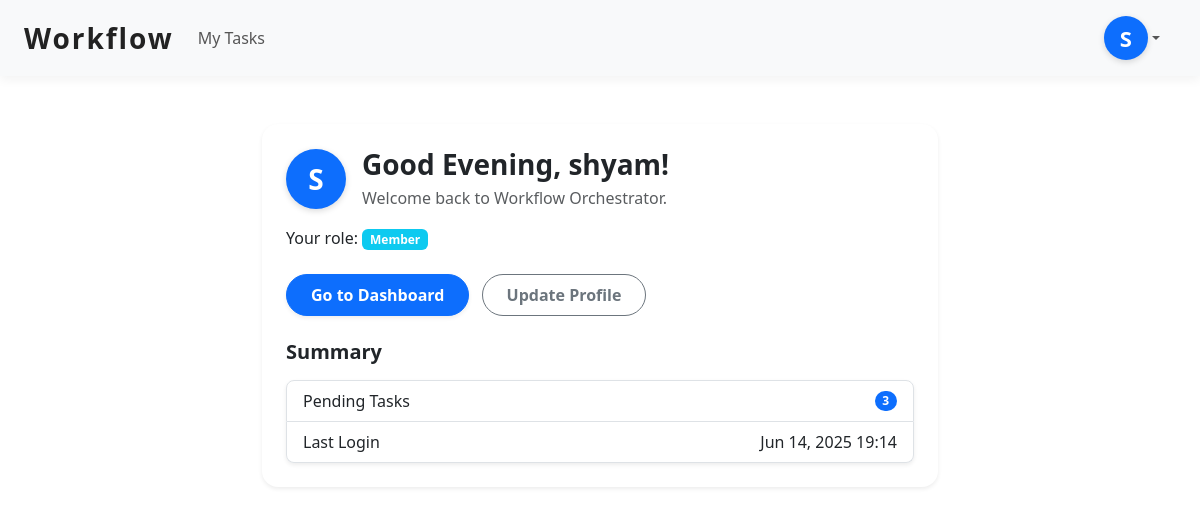
The app's page / (signed in) with its own data.
### accounts/models.py (models this page shows, shortened)
class CustomUser(AbstractUser):
    employee_id = models.CharField(max_length=20, unique=True)
    name = models.CharField(max_length=100)
    department = models.CharField(max_length=100, blank=True, null=True)  # new
    phone_number = models.CharField(max_length=20, blank=True, null=True)  # new
    is_first_login = models.BooleanField(default=True)

### accounts/views.py (the view)
# urls.py: path('', home, name='home'),
@login_required
def home(request):
    user = request.user
    group = user.groups.first()  # Assumes one group per user
    if user.is_superuser or (group and group.name.lower() == 'manager'):
        pending_tasks = Task.objects.filter(status__in=['todo', 'in_progress'])
    else:
        pending_tasks = Task.objects.filter(status__in=['todo', 'in_progress'], assigned_to=user)
    return render(request, 'accounts/home.html', {
        'pending_tasks_count': pending_tasks.count()
    })

### accounts/context_processors.py (called while the page is built)
def pending_requests_count(request):
    if request.user.is_authenticated and request.user.is_superuser:
        count = SignupRequest.objects.count()
        return {'pending_requests_count': count}
    return {'pending_requests_count': 0}

### accounts/templates/accounts/home.html (shortened to what this page needs)
{% extends 'accounts/base.html' %}
{% block content %}
<div class="container mt-5" style="max-width: 700px;">
  <div class="card shadow-sm p-4 rounded-4 border-0">
    <div class="d-flex align-items-center mb-3">
      <div class="initial-circle member-circle fs-3 me-3" style="width: 60px; height: 60px;">
        {{ request.user.username|first|upper }}
      </div>
      <div>
        <h3 class="mb-1 fw-semibold text-dark">
          {% now "H" as hour %}
          {% if hour < "12" %}
            Good Morning,
          {% elif hour < "18" %}
            Good Afternoon,
          {% else %}
            Good Evening,
          {% endif %}
          {{ request.user.get_full_name|default:request.user.username }}!
        </h3>
        <p class="text-muted mb-0">Welcome back to Workflow Orchestrator.</p>
      </div>
    </div>
    <p class="mb-4">
      Your role:
      {% if request.user.is_superuser %}
        <span class="badge bg-danger">Admin</span>
      {% elif request.user.groups.first %}
        <span class="badge bg-info">{{ request.user.groups.first.name }}</span>
      {% else %}
        <span class="badge bg-secondary">Member</span>
      {% endif %}
    </p>
    <div class="mb-4">
      <a href="{% url 'dashboard' %}" class="btn btn-primary me-2 px-4 py-2 fw-semibold rounded-pill shadow-sm">Go to Dashboard</a>
      <a href="{% url 'profile' %}" class="btn btn-outline-secondary me-2 px-4 py-2 fw-semibold rounded-pill">Update Profile</a>
    </div>
    <div>
      <h5 class="fw-semibold mb-3">Summary</h5>
      <ul class="list-group rounded-3 shadow-sm">
        <li class="list-group-item d-flex justify-content-between align-items-center">
          Pending Tasks
          <span class="badge bg-primary rounded-pill">{{ pending_tasks_count|default:"0" }}</span>
        </li>
        <li class="list-group-item d-flex justify-content-between align-items-center">
          Last Login
          <span>{{ request.user.last_login|date:"M d, Y H:i" }}</span>
        </li>
      </ul>
    </div>
  </div>
</div>
{% endblock %}

### accounts/templates/accounts/base.html (shortened to what this page needs)
<!DOCTYPE html>
<html lang="en">
<head>
    {% load static %}
    <link href="https://cdn.jsdelivr.net/npm/bootstrap@5.3.0/dist/css/bootstrap.min.css" rel="stylesheet" />
</head>
<body>
    <nav class="navbar navbar-expand-lg px-4">
        <a class="navbar-brand" href="{% url 'home' %}">Workflow</a>
        <div class="collapse navbar-collapse" id="navbarContent">
            <ul class="navbar-nav me-auto">
                {% if user.is_authenticated %}
                <li class="nav-item">
                  {% if user.is_superuser %}
                    <a class="nav-link {% if request.resolver_match.url_name == 'task_list' %}active{% endif %}" href="{% url 'task_list' %}">Task List</a>
                  {% else %}
                    <a class="nav-link {% if request.resolver_match.url_name == 'task_list' %}active{% endif %}" href="{% url 'task_list' %}">My Tasks</a>
                  {% endif %}
                </li>
                {% endif %}
            </ul>
            {% if user.is_authenticated %}
            {% with user.groups.first as first_group %}
                <div class="dropdown">
                    <a
                        class="nav-link dropdown-toggle d-flex align-items-center"
                        href="#"
                        id="profileDropdown"
                        role="button"
                        data-bs-toggle="dropdown"
                        aria-expanded="false"
                    >
                        <div
                            class="initial-circle
                            {% if user.is_superuser %}
                                admin-circle
                            {% elif first_group and first_group.name == 'Manager' %}
                                manager-circle
                            {% else %}
                                member-circle
                            {% endif %}"
                        >
                            {{ user.get_full_name|default:user.username|slice:":1"|upper }}
                        </div>
                    </a>
                </div>
            {% endwith %}
            {% endif %}
        </div>
    </nav>
    <main class="container mt-4">
        {% block content %}{% endblock %}
    </main>
</body>
</html>

### accounts/templates/accounts/base.html (style rules this page uses)
.navbar { background: #f8f9fa; box-shadow: 0 4px 10px rgba(0, 0, 0, 0.05); }
.navbar-brand { font-weight: 700; font-size: 1.75rem; letter-spacing: 0.07em; color: #222; transition: color 0.3s ease; }
.nav-link { font-weight: 500; font-size: 1rem; color: #555; padding: 8px 16px; border-radius: 30px; transition: background-color 0.3s ease, color 0.3s ease; }
.initial-circle { width: 44px; height: 44px; font-size: 22px; box-shadow: 0 2px 6px rgba(0,0,0,0.15); transition: box-shadow 0.3s ease; display: flex; justify-content: center; align-items: center; border-radius: 50%; color: white; font-weight: 700; text-transform: uppercase; }
.member-circle { background-color: #0d6efd; }
@media (min-width: 992px) { .navbar-nav { gap: 12px; } }

### records on screen
CustomUser: get_full_name "S", user.username|first "S", user.get_full_name "shyam", user.groups.first.name "Member", user.last_login "Jun 14, 2025 19:14"

### other values on screen
{{ pending_tasks_count|default:"0" }} "3"
